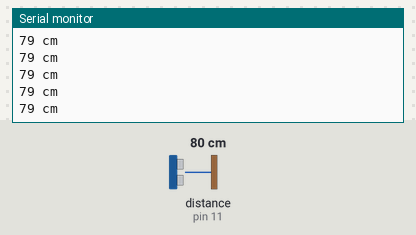
Recording of a sketch running on a simulated Arduino Uno, built with avr-gcc and run on an emulated ATmega328P. Shown: the last lines printed to the serial monitor. Wiring (inferred from the names in the program): ultrasonic range finder: trigger pin 12; echo pin 11. Inputs (shaded band) come from the test bench; at power-on: distance to the obstacle (sensor on pin 11) 80 cm. The echo pulse lasts 58.3 µs per cm.

Above: at 1.2 s.
1.3 s: distance to the obstacle (sensor on pin 11) set to 120 cm
At 2.4 s:
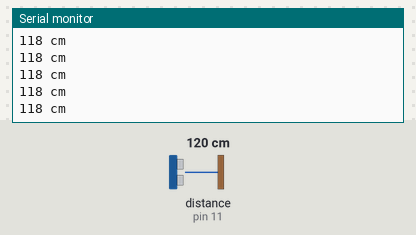
4.3 s: distance to the obstacle (sensor on pin 11) set to 2 cm
At 4.9 s:
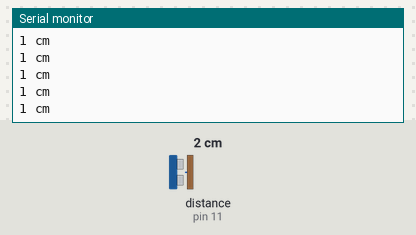
5.8 s: distance to the obstacle (sensor on pin 11) set to 60 cm
At 6.6 s:
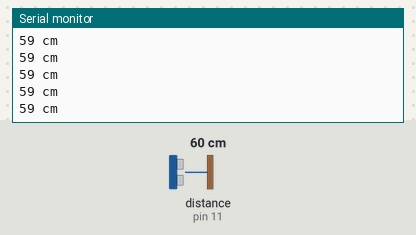
8.8 s: distance to the obstacle (sensor on pin 11) set to 120 cm
At 9.6 s:
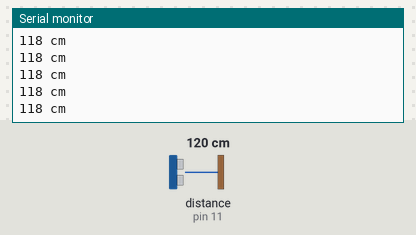
Timing chart, 0 to 11.8 s (numbered marks = the images above; inputs shaded):
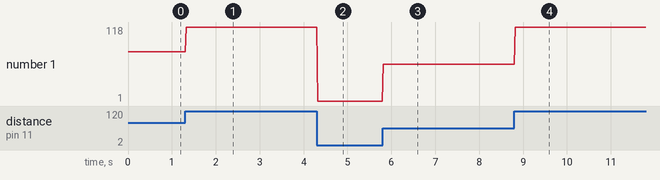

Measured:
- after the input at 1.3 s, the serial monitor: prints a new line at once (image 1)
- after the input at 4.3 s, the serial monitor: prints a new line at once (image 2)
- after the input at 5.8 s, the serial monitor: prints a new line at once (image 3)
- after the input at 8.8 s, the serial monitor: prints a new line at once (image 4)
- plotted number 1: 79 → 118 after the input at 1.3 s, 118 → 1 after the input at 4.3 s, 1 → 59 after the input at 5.8 s, 59 → 118 after the input at 8.8 s

The sketch:

arduino_hc-sr04.ino
```cpp
int trigPin = 12;
int echoPin = 11;
void setup() {
  Serial.begin(9600);
  pinMode(trigPin, OUTPUT);
  pinMode(echoPin, INPUT);
}
void loop() {
  long duration, distance;
  digitalWrite(trigPin, LOW);
  delayMicroseconds(2);
  digitalWrite(trigPin, HIGH);
  delayMicroseconds(10);
  digitalWrite(trigPin, LOW);
  duration = pulseIn(echoPin, HIGH);
  distance = (duration / 2) / 29.4;
  if(distance >= 300 ){
    Serial.println("Out of range");
  }else{
    Serial.print(distance);
    Serial.println(" cm");
  }
  delay(20);
}
```
